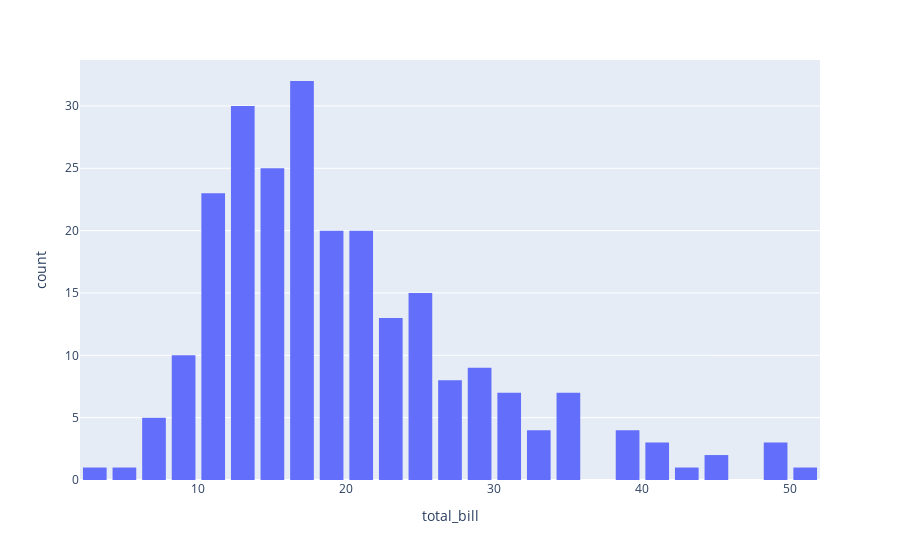

Notebook code for this chart:
### Code cell
fig = px.histogram(tips, x="total_bill")
fig.update_layout(bargap=0.2)
fig.show()

### Figure 1 — Plotly figure (JSON) as saved in the notebook; plotly's stock layout.template omitted (floating-point values rounded to 4 significant figures; data arrays with more than 128 entries replaced by an {"elided": "..."} marker saying what was removed)
{"data": [{"alignmentgroup": "True", "bingroup": "x", "hovertemplate": "total_bill=%{x}<br>count=%{y}<extra></extra>", "legendgroup": "", "marker": {"color": "#636efa"}, "name": "", "offsetgroup": "", "orientation": "v", "showlegend": false, "type": "histogram", "x": {"elided": "244 float values"}, "xaxis": "x", "yaxis": "y"}], "layout": {"bargap": 0.2, "barmode": "relative", "legend": {"tracegroupgap": 0}, "margin": {"t": 60}, "xaxis": {"anchor": "y", "domain": [0, 1], "title": {"text": "total_bill"}}, "yaxis": {"anchor": "x", "domain": [0, 1], "title": {"text": "count"}}}}
